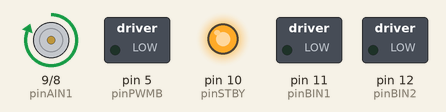
Bench run of a sketch on a simulated Arduino Uno, built with avr-gcc and run on an emulated ATmega328P. On the bench: motor-driver pin pairs drawn as motors (green arrow = first pin HIGH = forward, orange = second pin HIGH = backward, longer = more drive, scaled by the enable pin, stopped while the standby pin is LOW), switched loads named in the sketch (green lamp = pin HIGH), output pins drawn as LEDs (lit = HIGH).

Above: at 0.5 s.
Timing chart, 0 to 3.0 s (numbered marks = the images above):
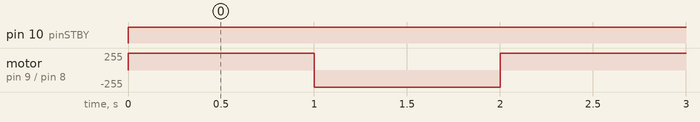

The sketch:

driver.ino
```cpp
/*
Sample Code to run the Sparkfun TB6612FNG 1A Dual Motor Driver using Arduino UNO R3

This code conducts a few simple manoeuvres to illustrate the functions:
  - motorDrive(motorNumber, motorDirection, motorSpeed)
  - motorBrake(motorNumber)
  - motorStop(motorNumber)
  - motorsStandby

Connections:
- Pin 3 ---> PWMA
- Pin 8 ---> AIN2
- Pin 9 ---> AIN1
- Pin 10 ---> STBY
- Pin 11 ---> BIN1
- Pin 12 ---> BIN2
- Pin 5 ---> PWMB

- Motor 1: A01 and A02
- Motor 2: B01 and B02

*/
//Define the Pins
//Motor 1
int pinAIN1 = 9; //Direction
int pinAIN2 = 8; //Direction
int pinPWMA = 3; //Speed

//Motor 2
int pinBIN1 = 11; //Direction
int pinBIN2 = 12; //Direction
int pinPWMB = 5; //Speed

//Standby
int pinSTBY = 10;

//Constants to help remember the parameters
static boolean turnCW = 0;  //for motorDrive function
static boolean turnCCW = 1; //for motorDrive function
static boolean motor1 = 0;  //for motorDrive, motorStop, motorBrake functions
static boolean motor2 = 1;  //for motorDrive, motorStop, motorBrake functions

// Set motor variable
int cpr = 12;
int gearratio = 211;


void setup()
{
  Serial.begin(9600);

  //Set the PIN Modes
  pinMode(pinPWMA, OUTPUT);
  pinMode(pinAIN1, OUTPUT);
  pinMode(pinAIN2, OUTPUT);

  pinMode(pinPWMB, OUTPUT);
  pinMode(pinBIN1, OUTPUT);
  pinMode(pinBIN2, OUTPUT);

  pinMode(pinSTBY, OUTPUT);

}

void loop()
{
  motorDrive(motor1, turnCW, 255);
  delay(1000);

  motorDrive(motor1, turnCCW, 255);
  delay(1000);
}

void motorDrive(boolean motorNumber, boolean motorDirection, int motorSpeed)
{
  /*
  This Drives a specified motor, in a specific direction, at a specified speed:
    - motorNumber: motor1 or motor2 ---> Motor 1 or Motor 2
    - motorDirection: turnCW or turnCCW ---> clockwise or counter-clockwise
    - motorSpeed: 0 to 255 ---> 0 = stop / 255 = fast
  */
  boolean pinIn1;  //Relates to AIN1 or BIN1 (depending on the motor number specified)

  //Specify the Direction to turn the motor
  //Clockwise: AIN1/BIN1 = HIGH and AIN2/BIN2 = LOW
  //Counter-Clockwise: AIN1/BIN1 = LOW and AIN2/BIN2 = HIGH
  if (motorDirection == turnCW){
    pinIn1 = HIGH;
  }
  else{
    pinIn1 = LOW;
  }

  //Select the motor to turn, and set the direction and the speed
  if(motorNumber == motor1)
  {
    digitalWrite(pinAIN1, pinIn1);
    digitalWrite(pinAIN2, !pinIn1);  //This is the opposite of the AIN1
    analogWrite(pinPWMA, motorSpeed);
  }
  else
  {
    digitalWrite(pinBIN1, !pinIn1);
    digitalWrite(pinBIN2, pinIn1);  //This is the opposite of the BIN1
    analogWrite(pinPWMB, motorSpeed);
  }

  //Finally , make sure STBY is disabled - pull it HIGH
  digitalWrite(pinSTBY, HIGH);
}

void motorBrake(boolean motorNumber)
{
/*
This "Short Brake"s the specified motor, by setting speed to zero
*/

  if (motorNumber == motor1){
    analogWrite(pinPWMA, 0);
  }
  else{
    analogWrite(pinPWMB, 0);
  }
}


void motorStop(boolean motorNumber)
{
  /*
  This stops the specified motor by setting both IN pins to LOW
  */
  if (motorNumber == motor1) {
    digitalWrite(pinAIN1, LOW);
    digitalWrite(pinAIN2, LOW);
  }
  else
  {
    digitalWrite(pinBIN1, LOW);
    digitalWrite(pinBIN2, LOW);
  }
}


void motorsStandby()
{
  /*
  This puts the motors into Standby Mode
  */
  digitalWrite(pinSTBY, LOW);
}
```

Measured:
- by itself, pin 10 (pinSTBY): LOW → HIGH at 0.00 s
- by itself, motor on pin 9 (pinAIN1) / pin 8 (pinAIN2): alternates forward 255/255 for 1.0 s and backward 255/255 for 1.0 s
